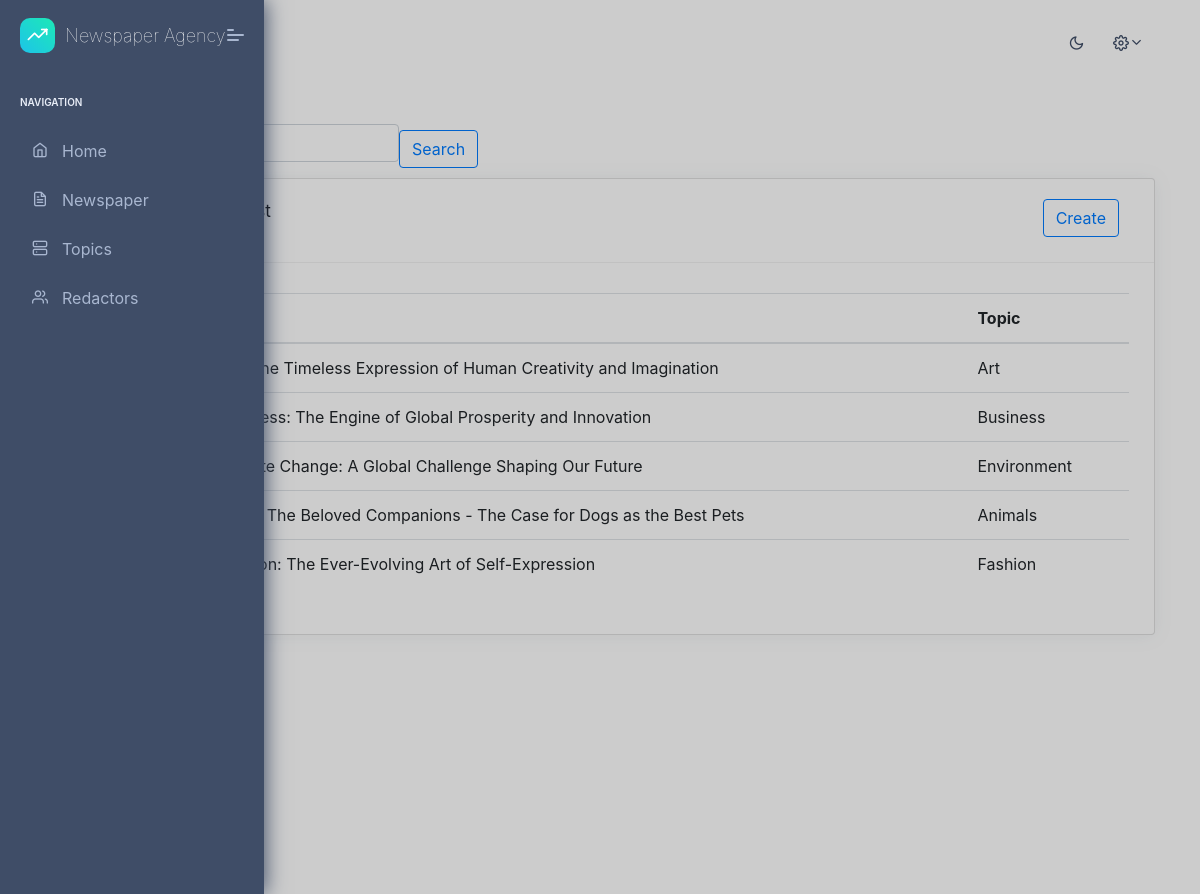
/newspapers/ (signed in), run on the app's committed database.
### agency/models.py (models this page shows, shortened)
class Newspaper(models.Model):
    title = models.CharField(max_length=255)
    content = models.TextField()
    published_date = models.DateField()
    topic = models.ForeignKey(Topic, on_delete=models.CASCADE)
    publishers = models.ManyToManyField(settings.AUTH_USER_MODEL, related_name="newspapers")
    class Meta:
        ordering = ["title"]

class Topic(models.Model):
    name = models.CharField(max_length=255, unique=True)
    class Meta:
        ordering = ["name"]

### agency/views.py (the view)
# urls.py: path("newspapers/", NewspaperListView.as_view(), name="newspaper-list"),
class NewspaperListView(LoginRequiredMixin, generic.ListView):
    model = Newspaper
    paginate_by = 5
    def get_context_data(self, *, object_list=None, **kwargs):
        context = super(NewspaperListView, self).get_context_data(**kwargs)
        title = self.request.GET.get("title", "")
        context["search_form"] = NewspaperSearchForm(initial={
            "title": title
        })
        return context
    def get_queryset(self):
        queryset = Newspaper.objects.all()
        title = self.request.GET.get("title")
        if title:
            return queryset.filter(title__icontains=title)
        return queryset

### agency/forms.py
class NewspaperSearchForm(forms.Form):
    title = forms.CharField(
        max_length=255,
        required=False,
        label="",
        widget=forms.TextInput(attrs={"placeholder": "Search by title"})
    )

### agency/templatetags/query_transform.py (called while the page is built)
@register.simple_tag
def query_transform(request, **kwargs):
    updated = request.GET.copy()
    for key, value in kwargs.items():
        if value is not None:
            updated[key] = value
        else:
            updated.pop(key, 0)
    return updated.urlencode()

### templates/agency/newspaper_list.html
{% extends "base.html" %}
{% load crispy_forms_filters %}
{% block content %}
    {% if newspaper_list %}
      <div class="col-xl-12">
      <form action="" method="get" class="form-inline">
        {{ search_form|crispy }}
        <input class="btn btn-outline-primary" type="submit" value="Search">
      </form>
        <div class="card">
          <div class="card-header">
            <h5>Newspaper list</h5>
              <div class="btn btn-outline-primary float-right"><a href="{% url 'agency:newspaper-create' %}">Create</a></div>
          </div>
          <div class="card-block table-border-style">
            <div class="table-responsive">
              <table class="table table-hover">
                <thead>
                  <tr>
                    <th>ID</th>
                    <th>Title</th>
                    <th>Topic</th>
                  </tr>
                </thead>
                <tbody>
                  {% for newspaper in newspaper_list %}
                    <tr>
                      <td><a href="{% url 'agency:newspaper-detail' pk=newspaper.id %} ">{{ newspaper.id }}</a></td>
                      <td>{{ newspaper.title}}</td>
                      <td>{{ newspaper.topic.name }}</td>
                    </tr>
                  {% endfor %}
                </tbody>
              </table>
            </div>
          </div>
        </div>
      </div>
  {% else %}
    <p>There are no newspapers in agency</p>
  {% endif %}
{% endblock %}

### data on the page
Newspaper: title "Art: The Timeless Expression of Human Creativity and Imagination", topic.name "Art"
Newspaper: title "Business: The Engine of Global Prosperity and Innovation", topic.name "Business"
Newspaper: title "Climate Change: A Global Challenge Shaping Our Future", topic.name "Environment"
Newspaper: title "Dogs: The Beloved Companions - The Case for Dogs as the Best Pets", topic.name "Animals"
Newspaper: title "Fashion: The Ever-Evolving Art of Self-Expression", topic.name "Fashion"
